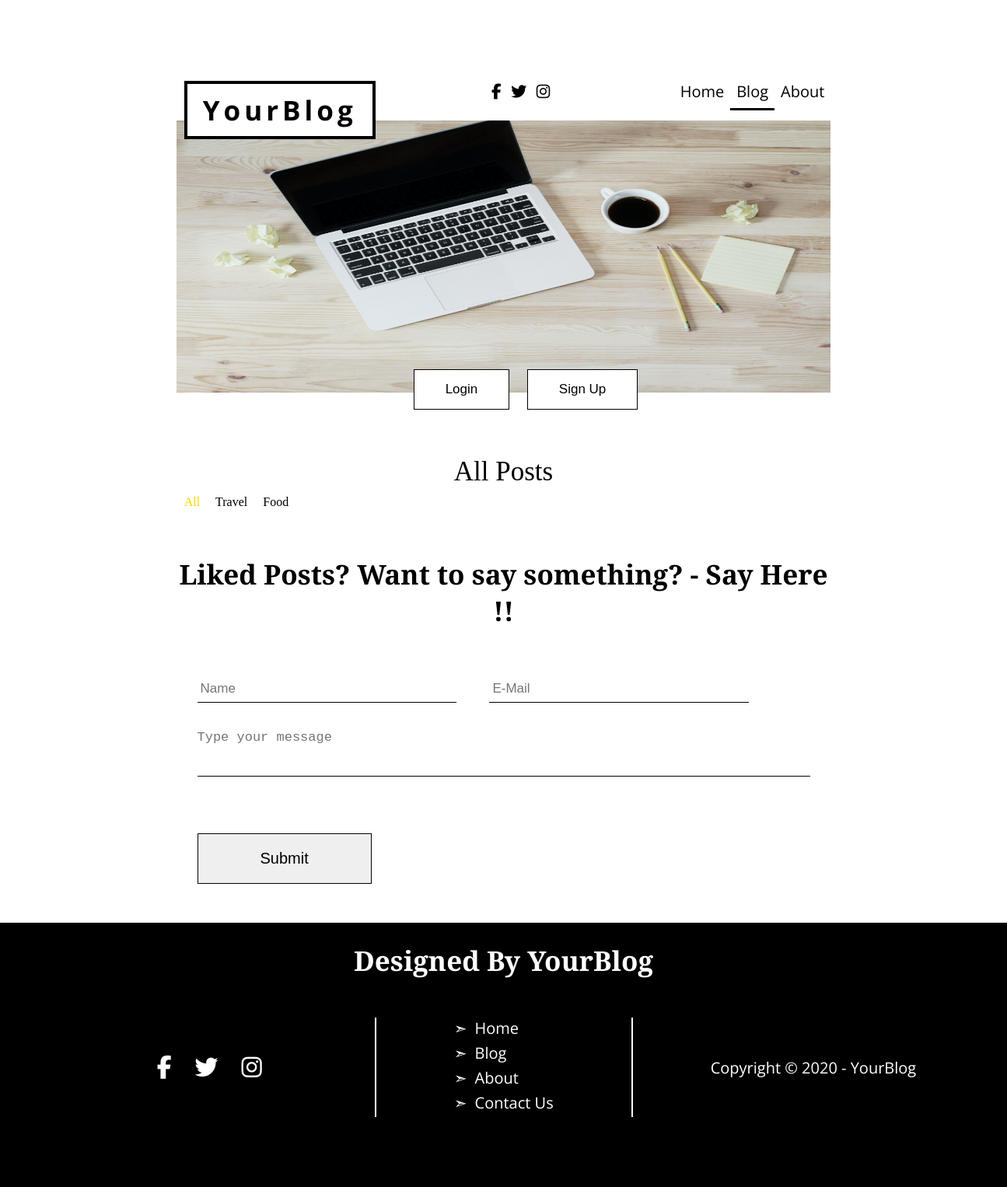
The app's page /blog/Travel, older data.
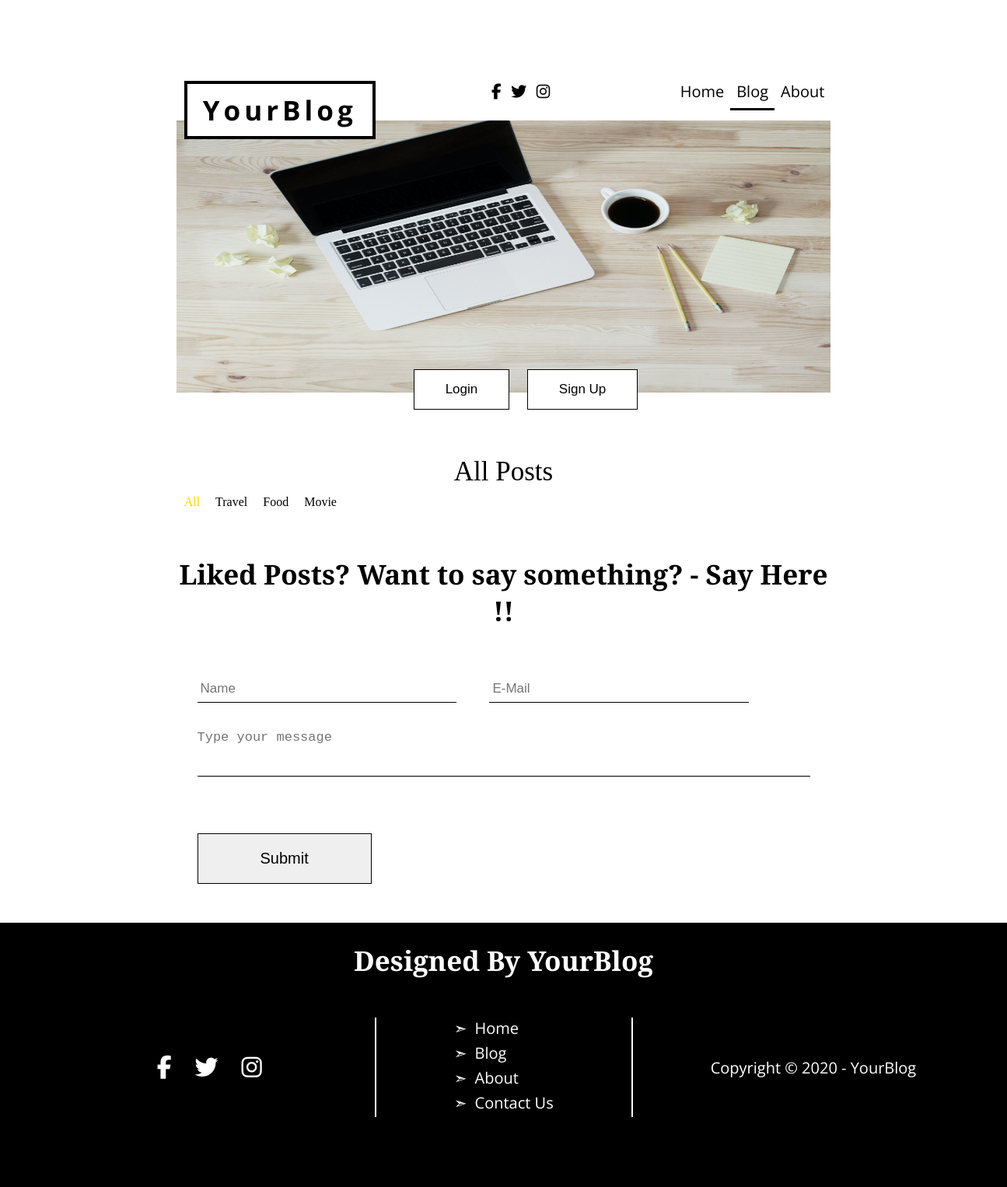
The same page, newer data.
### blog/models.py (models this page shows, shortened)
class Post(models.Model):
    serial_no = models.AutoField(primary_key=True)
    title = models.CharField(max_length=120, null=False)
    tagline = models.CharField(max_length=100)
    slug = models.SlugField(max_length=50, null=False)
    author = models.CharField(max_length=50, null=False)
    category = models.CharField(max_length=20, default="", null=False)
    content = models.TextField()
    thumbnail_image = models.ImageField(upload_to = "blog", blank= True)
    timestamp = models.DateTimeField(default=now)

### blog/views.py (the view)
# urls.py: path("<str:category>", views.blogCat, name="blogHome"),
def blogCat(request, category):
    post = Post.objects.filter(category=category)
    categories = Post.objects.all()
    print(post)
    context = {"posts":post, "categories":categories}
    return render(request, "blog/blogHome.html", context)

### templates/blog/blogHome.html (shortened to what this page needs)
{% extends 'base.html' %}
{% block blogactive %} active {% endblock blogactive %}
{% load static %}
{% block body %}
<div class="container nth-child">
  <div class="blog-container" id="all_post">
    <div class="all-posts-heading flex-center lg-heading">All Posts</div>
    <div class="category-navbar">
      <ul class="category-item-div flex">
        <li class="category-item">
          <a href="/blog" style="color: gold;">All</a>
        </li>
        {% for cat in categories %}
        <li class="category-item">
          <a href="/blog/{{cat.category}}" class="">{{cat.category|title}}</a>
        </li>
        {% endfor %}
      </ul>
    </div>
  </div>
</div>
{% endblock body %}

Row changes from the older to the newer data that the page shows:
added Post: category "Movie"
